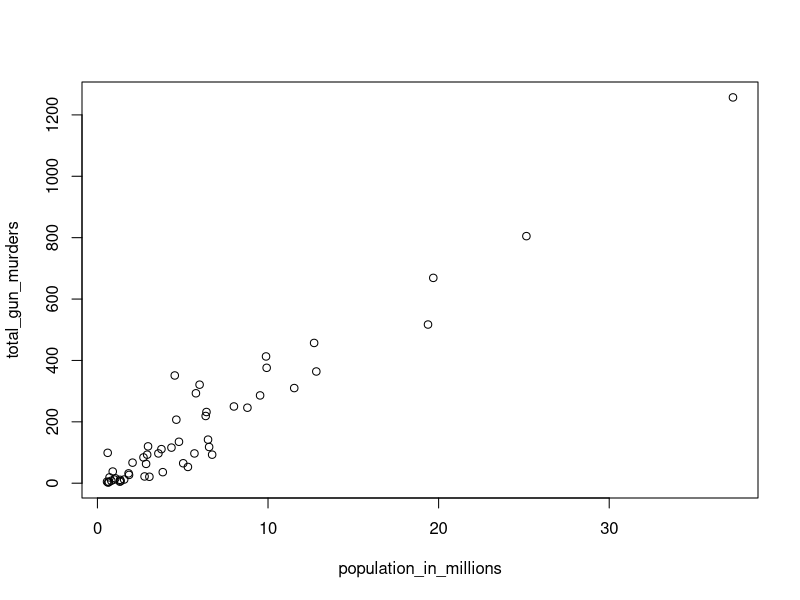
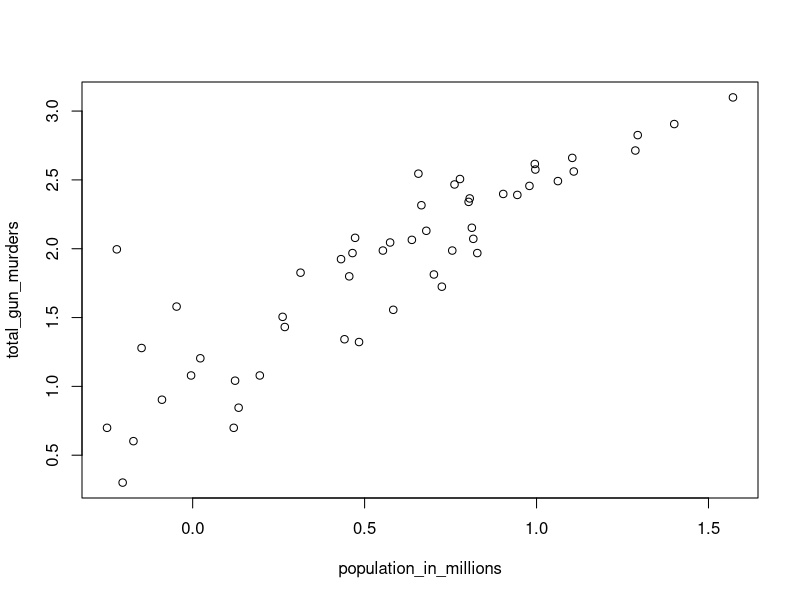
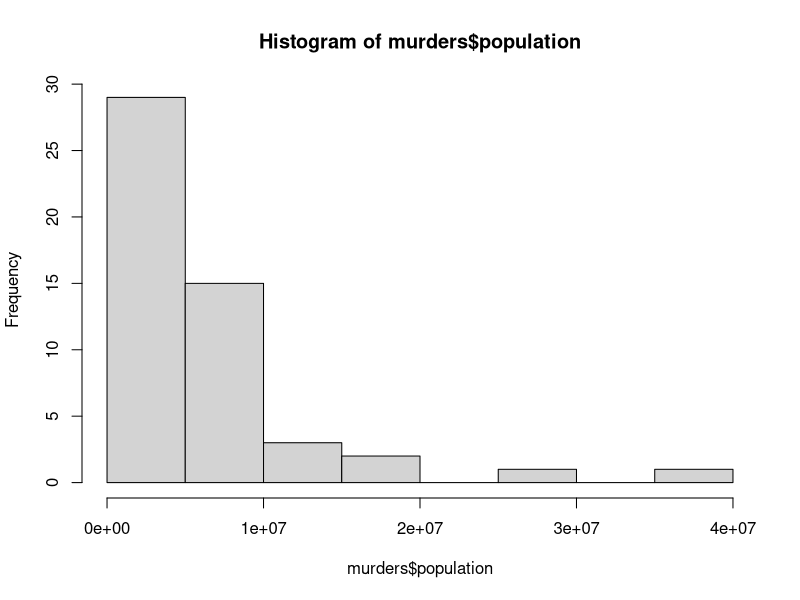
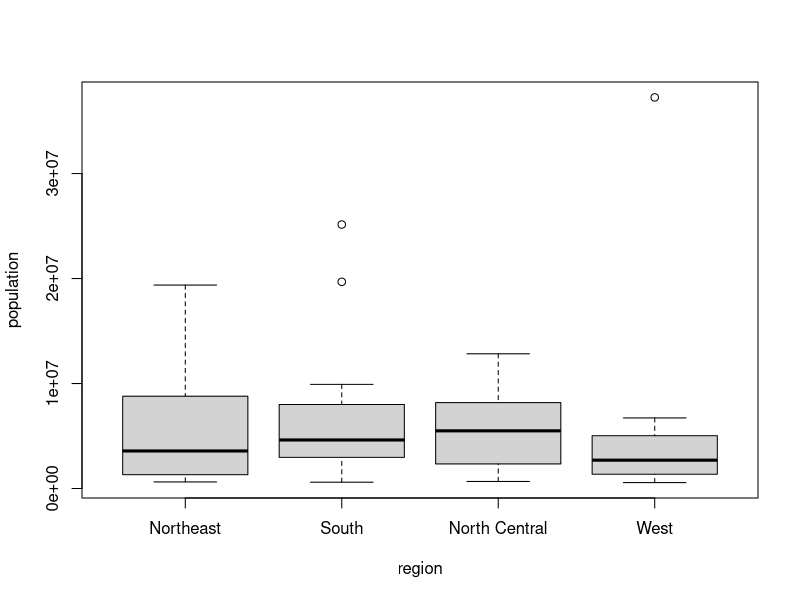

These figures' R source, in order:
## ---- chunk 1
if (!require("tidyverse"))
  install.packages("tidyverse")
if (!require("dslabs"))
  install.packages("dslabs")
  
library(tidyverse)
library(dslabs)
## ---- chunk 2
codes <- c(380, 124, 818)
codes
## ---- chunk 3
country <- c("italy", "canada", "egypt")
## ---- chunk 4
country <- c('italy', 'canada', 'egypt')
## ---- chunk 5
#country <- c(italy, canada, egypt)
## ---- chunk 6
codes <- c(italy = 380, canada = 124, egypt = 818)
codes
## ---- chunk 7
class(codes)
## ---- chunk 8
names(codes)
## ---- chunk 9
codes <- c("italy" = 380, "canada" = 124, "egypt" = 818)
codes
## ---- chunk 10
codes <- c(380, 124, 818)
country <- c("italy","canada","egypt")
names(codes) <- country
codes
## ---- chunk 11
seq(1, 10)
## ---- chunk 12
seq(1, 10, 2)
## ---- chunk 13
1:10
## ---- chunk 14
class(1:10)
## ---- chunk 15
class(seq(1, 10, 0.5))
## ---- chunk 16
codes[2]
## ---- chunk 17
codes[c(1,3)]
## ---- chunk 18
codes[1:2]
## ---- chunk 19
codes["canada"]
codes[c("egypt","italy")]
## ---- chunk 20
x <- c(1, "canada", 3)
## ---- chunk 21
x
class(x)
## ---- chunk 22
x <- 1:5
y <- as.character(x)
y
## ---- chunk 23
as.numeric(y)
## ---- chunk 24
x <- c("1", "b", "3")
as.numeric(x)
## ---- chunk 25
temp <- c("Beijing" = 35, "Lagos" = 88, "Paris" = 42, "Rio de Janeiro" = 84, "San Juan" = 81, "Toronto" = 30)
## ---- chunk 26
city <- c("Beijing", "Lagos", "Paris", "Rio de Janeiro", "San Juan", "Toronto")
## ---- chunk 27
names(city)
## ---- chunk 28
temp[1:3]
## ---- chunk 29
temp[3] 
temp[5]
## ---- chunk 30
# 일부러 비교차 만든 오답
seq(12:73)
seq(1:63)
# 정답
12:73
## ---- chunk 31
seq(1, 100, 2)
## ---- chunk 32
seq(6, 55, 4/7)
length(seq)
## ---- chunk 33
a <- seq(1, 10, 0.5)
class(a)
class(a <- seq(1, 10, 0.5))
## ---- chunk 34
a <- seq(1,10)
class(a)
class(a <- seq(1, 10))
## ---- chunk 35
class( a <- 1)
class(1L)
class(0.3L)
## ---- chunk 36
x <- c("1", "3", "5")
## ---- chunk 37
as.integer(x)
## ---- chunk 38
library(dslabs)
data(murders)
sort(murders$total)
## ---- chunk 39
x <- c(31, 4, 15, 92, 65)
sort(x)
## ---- chunk 40
index <- order(x)
index
x[index]
## ---- chunk 41
x
order(x)
sort(x)
## ---- chunk 42
murders$state[1:10]
murders$abb[1:10]
## ---- chunk 43
ind <- order(murders$total) 
murders$abb[ind] 
murders$abb[index]
## ---- chunk 44
max(murders$total)
## ---- chunk 45
i_max <- which.max(murders$total)
murders$state[i_max]
## ---- chunk 46
x <- c(31, 4, 15, 92, 65)
rank(x)

## ---- chunk 47
x <-c(31, 4, 15, 92, 65)
#original
x
#sort
sort(x)
#order
order(x)
#rank
rank(x)
## ---- chunk 48
x <- c(1,2,3)
y <- c(10, 20, 30, 40, 50, 60, 70)
x + y
## ---- chunk 49
library(dslabs)
data("murders")
murders
## ---- chunk 50
#내 오답
pop <- murders$population
print(pop) 

pop < sort(pop)
print(pop)
## ---- chunk 51
#정답!
pop <- murders$population
print(pop)
pop <- sort(pop)
print(pop)
pop[1]
## ---- chunk 52
pop <- murders$population
pop <- order(pop)
pop[1]
## ---- chunk 53
which.min(pop)
## ---- chunk 54
states <- murders$state
states[29]
## ---- chunk 55
temp <- c(35, 88, 42, 84, 81, 30)
city <- c("Beijing", "Lagos", "Paris", "Rio de Janeiro", "San Juan", "Toronto")
city_temps <- data.frame(name = city, temperature = temp)
city_temps
## ---- chunk 56
ranks <- rank(murders$population)
my_df <- data.frame(murders$state, ranks)
my_df
#실험
my_dm <- data.frame(murders$state, rank(murders$population))
my_dm
## ---- chunk 57
#실패작
# ranks <- rank(murders$population)
# my_df <- data.frame(murders$state, ranks)
# my_df
# ind <- order(my_df)
# my_df[ind]
# 안된 이유 my_df는 두가지 column을 가져서.. 오류 데스..
## ---- chunk 58
#고심 끝 만든 시도
ranks <- rank(murders$population)
ranks
my_df <- data.frame(murders$state, ranks)
my_df
ind <- order(murders$population)
my_df$murders.state[ind]
## ---- chunk 59
data("na_example")
na_example
str(na_example)
## ---- chunk 60
mean(na_example)
## ---- chunk 61
ind <- is.na(na_example)
ind
na_example[ind]
mean(ind)
## ---- chunk 62
!ind
## ---- chunk 63
library(dslabs)
data("murders")
murders$state[which.max(murders$population)]
## ---- chunk 64
inches <- c(69, 62, 66, 70, 70, 73, 67, 73, 67, 70)
## ---- chunk 65
inches * 2.54
## ---- chunk 66
inches - 69
## ---- chunk 67
murder_rate <- murders$total / murders$population * 100000
## ---- chunk 68
murders$state[order(murder_rate)]
## ---- chunk 69
temp <- c(35, 88, 42, 84, 81, 30)
city <- c("Beijing", "Lagos", "Paris", "Rio de Janeiro", "San Juan", "Toronto")
city_temps <- data.frame(name = city, temperature = temp)
## ---- chunk 70
temp <- c(35, 88, 42, 84, 81, 30)
temp <- temp*(9/5) + 32
city <- c("Beijing", "Lagos", "Paris", "Rio de Janeiro", "San Juan", "Toronto")
city_temps <- data.frame(name = city, temperature = temp)
city_temps
## ---- chunk 71
n <- c(seq(1, 100))
sum(1/n^2)
pi^2/6
## ---- chunk 72
murders
murders$total
murder_rate <- murders$total/murders$population*100000
mean(murder_rate)
## ---- chunk 73
library(dslabs)
data("murders")
## ---- chunk 74
murder_rate <- murders$total / murders$population * 100000
## ---- chunk 75
ind <- murder_rate < 0.71
## ---- chunk 76
ind <- murder_rate <= 0.71
ind

## ---- chunk 77
murders$state[ind]
## ---- chunk 78
sum(ind)
## ---- chunk 79
TRUE & TRUE
## ---- chunk 80
TRUE & FALSE
## ---- chunk 81
FALSE & FALSE
## ---- chunk 82
west <- murders$region == "West"
safe <- murder_rate <= 1
## ---- chunk 83
ind <- safe & west
murders$state[ind]
## ---- chunk 84
ind <- which(murders$state == "California")
murder_rate[ind]
## ---- chunk 85
ind <- match(c("New York", "Florida", "Texas"), murders$state)
ind
## ---- chunk 86
murder_rate[ind]
## ---- chunk 87
c("Boston", "Dakota", "Washington") %in% murders$state
## ---- chunk 88
match(c("New York", "Florida", "Texas"), murders$state)
## ---- chunk 89
which(murders$state%in%c("New York", "Florida", "Texas"))
## ---- chunk 90
library(dslabs)
data(murders)
murders
## ---- chunk 91
murder_rate <- murders$total/murders$population*100000
murder_rate
data.frame(murders$state, murder_rate)
low <- murder_rate < 1
low
## ---- chunk 92
wlow <- which(low)
wlow
## ---- chunk 93
murder_rate <- murders$total/murders$population*100000
low <- murder_rate < 1
wlow <- which(low)
murders$state[wlow]
## ---- chunk 94
murder_Northeast <- murders$region == "Northeast"
which(low & murder_Northeast)
murders$state[low & murder_Northeast]
## ---- chunk 95
murder_rate <- murders$total/murders$population*100000
mean(murder_rate)
below <- murder_rate < mean(murder_rate)
below <- which(below)
str(murders$state[below])
## ---- chunk 96
ak <- murders$abb == 'AK'
mi <- murders$abb == 'MI'
ia <- murders$abb == 'IA'
ak <- which(ak)
mi <- which(mi)
ia <- which(ia)
murders$state[ak]
murders$state[mi]
murders$state[ia]
## ---- chunk 97
question <- c('MA', 'ME', 'MI', 'MO', 'MU') %in% murders$abb
question
#참고1
which(murders$abb %in% c("MA", "ME", "MI", "MO", "MU"))
#참고2
ind <- !(c("MA", "ME", "MI", "MO", "MU") %in% murders$abb)
c("MA", "ME", "MI", "MO", "MU")[ind]
#참고3
ind <- which(c("MA", "ME", "MI", "MO", "MU") %in% murders$abb == FALSE)
c("MA", "ME", "MI", "MO", "MU")[ind]
## ---- chunk 98
question <- c('MA', 'ME', 'MI', 'MO', 'MU') %in% murders$abb
question <- !question
answer <- which(question)
c('MA', 'ME', 'MI', 'MO', 'MU')[answer]
## ---- chunk 99
library(dslabs)
data(murders)
population_in_millions <- murders$population/10^6
total_gun_murders <- murders$total
plot(population_in_millions, total_gun_murders)
## ---- chunk 100
library(dslabs)
data(murders)
population_in_millions <- murders$population/10^6
population_in_millions <- log(population_in_millions, base = 10)
total_gun_murders <- murders$total
total_gun_murders <- log10(total_gun_murders)
plot(population_in_millions, total_gun_murders)
## ---- chunk 101
library(dslabs)
data(murders)
hist(murders$population)
## ---- chunk 102
#정답
murders
boxplot(population~region, data = murders)
#에러: 이유 찾기
#boxplot(region~population, data = murders)
